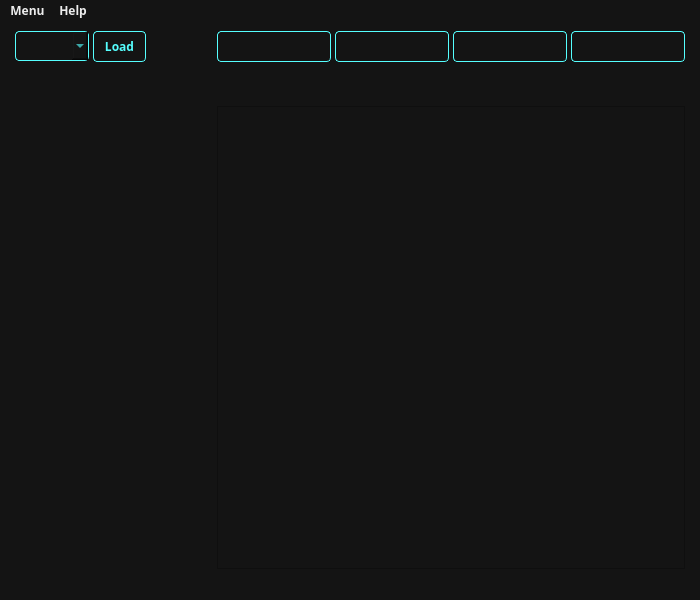
<?xml version="1.0" encoding="UTF-8"?>
<ui version="4.0">
 <class>TensuraReader</class>
 <widget class="QMainWindow" name="TensuraReader">
  <property name="geometry">
   <rect>
    <x>0</x>
    <y>0</y>
    <width>700</width>
    <height>600</height>
   </rect>
  </property>
  <property name="minimumSize">
   <size>
    <width>700</width>
    <height>600</height>
   </size>
  </property>
  <property name="maximumSize">
   <size>
    <width>800</width>
    <height>700</height>
   </size>
  </property>
  <property name="baseSize">
   <size>
    <width>700</width>
    <height>600</height>
   </size>
  </property>
  <property name="windowTitle">
   <string>Tensura Reader</string>
  </property>
  <property name="windowIcon">
   <iconset resource="tensura.qrc">
    <normaloff>:/assets/bg-icon.png</normaloff>:/assets/bg-icon.png</iconset>
  </property>
  <property name="styleSheet">
   <string notr="true">background-color: rgb(20, 20, 20);</string>
  </property>
  <widget class="QWidget" name="centralwidget">
   <layout class="QVBoxLayout" name="verticalLayout">
    <item>
     <layout class="QGridLayout" name="gridLayout">
      <property name="sizeConstraint">
       <enum>QLayout::SetDefaultConstraint</enum>
      </property>
      <property name="leftMargin">
       <number>6</number>
      </property>
      <property name="rightMargin">
       <number>6</number>
      </property>
      <property name="spacing">
       <number>4</number>
      </property>
      <item row="2" column="0" colspan="2">
       <widget class="QLabel" name="label_2">
        <property name="text">
         <string/>
        </property>
       </widget>
      </item>
      <item row="2" column="5" colspan="5">
       <widget class="QLabel" name="progress_lbl">
        <property name="font">
         <font>
          <family>JetBrainsMono NF</family>
          <weight>75</weight>
          <bold>true</bold>
         </font>
        </property>
        <property name="styleSheet">
         <string notr="true">QLabel {
	color: #ECECEC;
}</string>
        </property>
        <property name="text">
         <string/>
        </property>
       </widget>
      </item>
      <item row="3" column="0" colspan="2">
       <widget class="QLabel" name="label_4">
        <property name="text">
         <string/>
        </property>
       </widget>
      </item>
      <item row="2" column="4">
       <widget class="QLabel" name="label_5">
        <property name="text">
         <string/>
        </property>
       </widget>
      </item>
      <item row="4" column="0" colspan="2">
       <widget class="QLabel" name="label">
        <property name="styleSheet">
         <string notr="true"/>
        </property>
        <property name="text">
         <string/>
        </property>
        <property name="pixmap">
         <pixmap resource="tensura.qrc">:/assets/tempest.jpg</pixmap>
        </property>
        <property name="scaledContents">
         <bool>true</bool>
        </property>
        <property name="alignment">
         <set>Qt::AlignCenter</set>
        </property>
        <property name="wordWrap">
         <bool>false</bool>
        </property>
       </widget>
      </item>
      <item row="4" column="2">
       <widget class="QLabel" name="label_3">
        <property name="text">
         <string/>
        </property>
       </widget>
      </item>
      <item row="4" column="3" colspan="7">
       <widget class="QTextBrowser" name="chapter_content">
        <property name="styleSheet">
         <string notr="true">QTextBrowser {
	padding: 6px;
	color: rgb(236, 236, 236);
}</string>
        </property>
        <property name="openExternalLinks">
         <bool>true</bool>
        </property>
       </widget>
      </item>
      <item row="0" column="3" colspan="7">
       <layout class="QHBoxLayout" name="horizontalLayout_2">
        <item>
         <widget class="QPushButton" name="prev_btn">
          <property name="font">
           <font>
            <family>JetBrainsMono NF</family>
            <weight>75</weight>
            <bold>true</bold>
           </font>
          </property>
          <property name="toolTip">
           <string>Go To Previous Chapter</string>
          </property>
          <property name="statusTip">
           <string>Go To Previous Chapter</string>
          </property>
          <property name="styleSheet">
           <string notr="true">QPushButton {
	color: rgb(85, 255, 255);
	border:  0.5px solid rgb(85, 255, 255);
	padding: 6px;
	border-radius: 4px;
}

QPushButton:hover {
	background-color: #323232;
}</string>
          </property>
          <property name="text">
           <string/>
          </property>
          <property name="icon">
           <iconset resource="tensura.qrc">
            <normaloff>:/assets/prev.jpeg</normaloff>:/assets/prev.jpeg</iconset>
          </property>
          <property name="shortcut">
           <string>P</string>
          </property>
         </widget>
        </item>
        <item>
         <widget class="QPushButton" name="toggle_play_btn">
          <property name="font">
           <font>
            <family>JetBrainsMono NF</family>
            <weight>75</weight>
            <bold>true</bold>
           </font>
          </property>
          <property name="toolTip">
           <string>Toggle Play/Pause</string>
          </property>
          <property name="statusTip">
           <string>Toggle Play/Pause</string>
          </property>
          <property name="styleSheet">
           <string notr="true">QPushButton {
	color: rgb(85, 255, 255);
	border:  0.5px solid rgb(85, 255, 255);
	padding: 6px;
	border-radius: 4px;
}

QPushButton:hover {
	background-color: #323232;
}</string>
          </property>
          <property name="text">
           <string/>
          </property>
          <property name="icon">
           <iconset resource="tensura.qrc">
            <normaloff>:/assets/play.jpeg</normaloff>:/assets/play.jpeg</iconset>
          </property>
          <property name="iconSize">
           <size>
            <width>16</width>
            <height>16</height>
           </size>
          </property>
          <property name="shortcut">
           <string>Space</string>
          </property>
         </widget>
        </item>
        <item>
         <widget class="QPushButton" name="stop_btn">
          <property name="font">
           <font>
            <family>JetBrainsMono NF</family>
            <weight>75</weight>
            <bold>true</bold>
           </font>
          </property>
          <property name="toolTip">
           <string>Stop Reading</string>
          </property>
          <property name="statusTip">
           <string>Stop Reading</string>
          </property>
          <property name="styleSheet">
           <string notr="true">QPushButton {
	color: rgb(85, 255, 255);
	border:  0.5px solid rgb(85, 255, 255);
	padding: 6px;
	border-radius: 4px;
}

QPushButton:hover {
	background-color: #323232;
}</string>
          </property>
          <property name="text">
           <string/>
          </property>
          <property name="icon">
           <iconset resource="tensura.qrc">
            <normaloff>:/assets/stop.jpeg</normaloff>:/assets/stop.jpeg</iconset>
          </property>
          <property name="shortcut">
           <string>S</string>
          </property>
         </widget>
        </item>
        <item>
         <widget class="QPushButton" name="next_btn">
          <property name="font">
           <font>
            <family>JetBrainsMono NF</family>
            <weight>75</weight>
            <bold>true</bold>
           </font>
          </property>
          <property name="toolTip">
           <string>Go To Next Chapter</string>
          </property>
          <property name="statusTip">
           <string>Go To Next Chapter</string>
          </property>
          <property name="styleSheet">
           <string notr="true">QPushButton {
	color: rgb(85, 255, 255);
	border:  0.5px solid rgb(85, 255, 255);
	padding: 6px;
	border-radius: 4px;
}

QPushButton:hover {
	background-color: #323232;
}</string>
          </property>
          <property name="text">
           <string/>
          </property>
          <property name="icon">
           <iconset resource="tensura.qrc">
            <normaloff>:/assets/next.jpeg</normaloff>:/assets/next.jpeg</iconset>
          </property>
          <property name="shortcut">
           <string>N</string>
          </property>
         </widget>
        </item>
       </layout>
      </item>
      <item row="0" column="0" colspan="2">
       <layout class="QHBoxLayout" name="horizontalLayout">
        <item>
         <widget class="QComboBox" name="chapter_select">
          <property name="styleSheet">
           <string notr="true">QComboBox {
	border:  0.5px solid rgb(85, 255, 255);
	padding: 6px;
	border-radius: 4px;
	color: rgb(85, 255, 255);
}

QComboBox:hover {
	background-color: #323232;
}</string>
          </property>
         </widget>
        </item>
        <item>
         <widget class="QPushButton" name="load_btn">
          <property name="font">
           <font>
            <family>JetBrainsMono NF</family>
            <weight>75</weight>
            <bold>true</bold>
           </font>
          </property>
          <property name="toolTip">
           <string>Load the chapter for reading</string>
          </property>
          <property name="statusTip">
           <string>Load Selected Chapter</string>
          </property>
          <property name="styleSheet">
           <string notr="true">QPushButton {
	color: rgb(85, 255, 255);
	border:  0.5px solid rgb(85, 255, 255);
	padding: 6px;
	border-radius: 4px;
}

QPushButton:hover {
	background-color: #323232;
}</string>
          </property>
          <property name="text">
           <string>Load</string>
          </property>
          <property name="icon">
           <iconset resource="tensura.qrc">
            <normaloff>:/assets/load.jpeg</normaloff>:/assets/load.jpeg</iconset>
          </property>
         </widget>
        </item>
       </layout>
      </item>
      <item row="2" column="3">
       <widget class="QLabel" name="label_7">
        <property name="text">
         <string/>
        </property>
       </widget>
      </item>
      <item row="3" column="3" colspan="6">
       <widget class="QLabel" name="progress_label">
        <property name="font">
         <font>
          <family>JetBrainsMono NF</family>
          <pointsize>9</pointsize>
          <weight>75</weight>
          <bold>true</bold>
         </font>
        </property>
        <property name="styleSheet">
         <string notr="true">QLabel {
	color: rgb(85, 255, 255);
}</string>
        </property>
        <property name="text">
         <string/>
        </property>
        <property name="wordWrap">
         <bool>true</bool>
        </property>
       </widget>
      </item>
     </layout>
    </item>
   </layout>
  </widget>
  <widget class="QMenuBar" name="menubar">
   <property name="geometry">
    <rect>
     <x>0</x>
     <y>0</y>
     <width>700</width>
     <height>23</height>
    </rect>
   </property>
   <property name="font">
    <font>
     <family>JetBrainsMono NF</family>
     <weight>75</weight>
     <bold>true</bold>
    </font>
   </property>
   <property name="styleSheet">
    <string notr="true">QMenuBar {
	color: #ECECEC;
}</string>
   </property>
   <widget class="QMenu" name="menuMenu">
    <property name="font">
     <font>
      <family>JetBrainsMono NF</family>
     </font>
    </property>
    <property name="styleSheet">
     <string notr="true">QMenu {
	color: #ECECEC;
}</string>
    </property>
    <property name="title">
     <string>Menu</string>
    </property>
    <addaction name="action_Restart"/>
    <addaction name="action_LoadLink"/>
    <addaction name="separator"/>
    <addaction name="action_Quit"/>
   </widget>
   <widget class="QMenu" name="menuAbout">
    <property name="font">
     <font>
      <family>JetBrainsMono NF</family>
     </font>
    </property>
    <property name="styleSheet">
     <string notr="true">QMenu {
	color: #ECECEC;
}

QMenu:hover {
	color: #141414;
	background-color: rgb(85, 255, 255);
}</string>
    </property>
    <property name="title">
     <string>Help</string>
    </property>
    <addaction name="action_About"/>
   </widget>
   <addaction name="menuMenu"/>
   <addaction name="menuAbout"/>
  </widget>
  <widget class="QStatusBar" name="statusbar"/>
  <action name="action_Restart">
   <property name="checkable">
    <bool>false</bool>
   </property>
   <property name="icon">
    <iconset resource="tensura.qrc">
     <normaloff>:/assets/restart.jpeg</normaloff>:/assets/restart.jpeg</iconset>
   </property>
   <property name="text">
    <string>&amp;Restart</string>
   </property>
   <property name="toolTip">
    <string>Change Reading Site</string>
   </property>
   <property name="shortcut">
    <string>Ctrl+N</string>
   </property>
  </action>
  <action name="action_Quit">
   <property name="icon">
    <iconset resource="tensura.qrc">
     <normaloff>:/assets/exit.jpeg</normaloff>:/assets/exit.jpeg</iconset>
   </property>
   <property name="text">
    <string>&amp;Quit</string>
   </property>
   <property name="toolTip">
    <string>Quit Application</string>
   </property>
   <property name="shortcut">
    <string>Ctrl+Q</string>
   </property>
  </action>
  <action name="action_About">
   <property name="icon">
    <iconset resource="tensura.qrc">
     <normaloff>:/assets/about.jpeg</normaloff>:/assets/about.jpeg</iconset>
   </property>
   <property name="text">
    <string>&amp;About</string>
   </property>
   <property name="toolTip">
    <string>About Application</string>
   </property>
  </action>
  <action name="action_LoadLink">
   <property name="icon">
    <iconset resource="tensura.qrc">
     <normaloff>:/assets/load.jpeg</normaloff>:/assets/load.jpeg</iconset>
   </property>
   <property name="text">
    <string>&amp;Load Link</string>
   </property>
   <property name="shortcut">
    <string>Ctrl+L</string>
   </property>
  </action>
 </widget>
 <resources>
  <include location="tensura.qrc"/>
 </resources>
 <connections/>
</ui>
